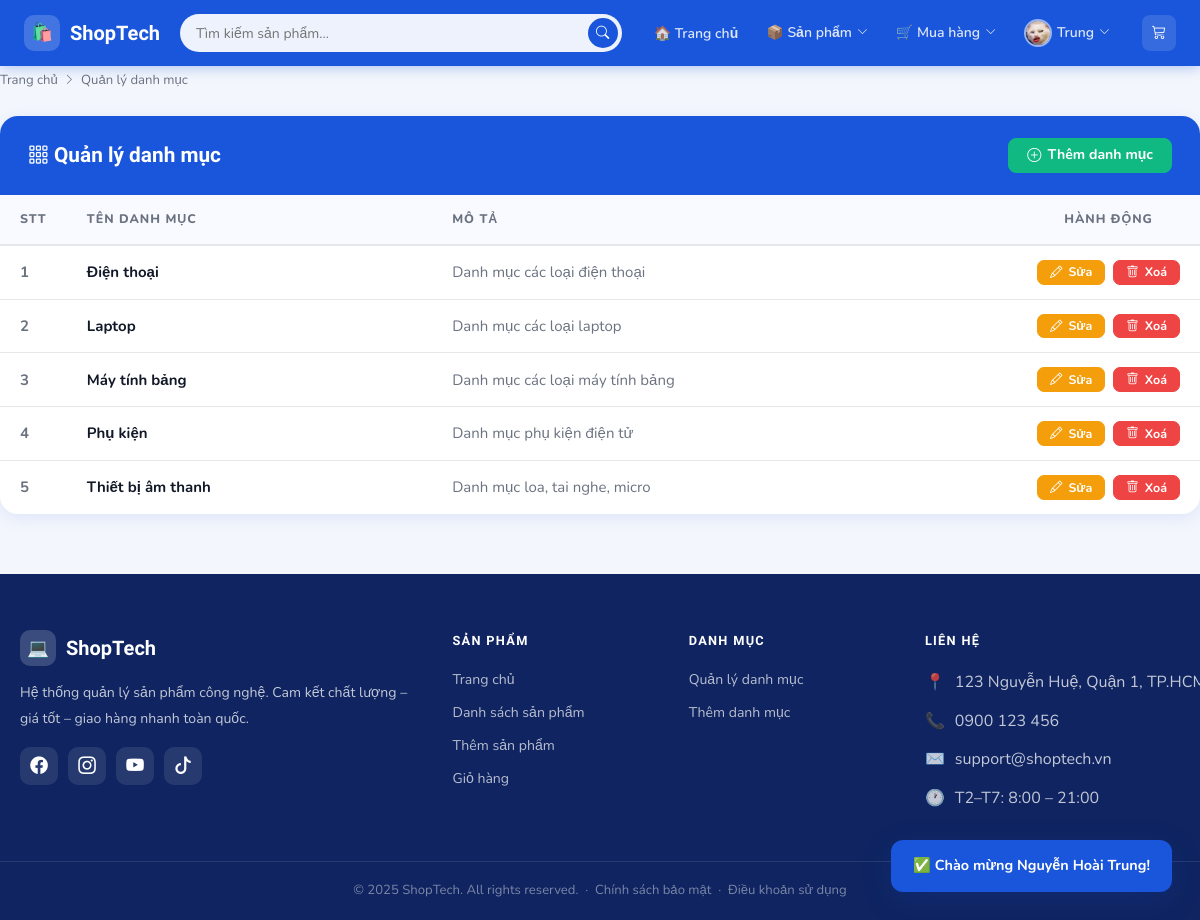
Screenshot of /Category/list (signed in) with the database file from the repository.
### tables this page shows
CREATE TABLE IF NOT EXISTS `category` (
  `id` int NOT NULL AUTO_INCREMENT,
  `name` varchar(100) NOT NULL,
  `description` text,
  PRIMARY KEY (`id`)
);

### app/controllers/CategoryController.php (called while the page is built, shortened)
<?php
require_once('app/config/database.php');
require_once('app/models/CategoryModel.php');
class CategoryController
{
    private $categoryModel;
    public function __construct()
    {
        $this->db = (new Database())->getConnection();
        $this->categoryModel = new CategoryModel($this->db);
    }
    public function list()
    {
        $categories = $this->categoryModel->getCategories();
        include 'app/views/category/list.php';
    }
}
?>

### index.php (called while the page is built, shortened)
<?php
$url = $_GET['url'] ?? 'product';
$url = rtrim($url, '/');
$url = filter_var($url, FILTER_SANITIZE_URL);
$url = explode('/', $url);
$action = isset($url[1]) && $url[1] != ''
    ? $url[1]
    : 'index';
$controller = new $controllerName();
call_user_func_array([$controller, $action], array_slice($url, 2));
?>

### app/config/database.php (called while the page is built, shortened)
<?php
class Database
{
    private $host = "localhost";
    private $db_name = "my_store";
    private $username = "root";
    private $password = "";
    public function getConnection()
    {
        $this->conn = null;
        try {
            $this->conn = new PDO(
                "mysql:host=" . $this->host . ";dbname=" . $this->db_name,
                $this->username,
                $this->password
            );
            $this->conn->exec("set names utf8");
        } catch (PDOException $exception) {
            echo "Connection error: " . $exception->getMessage();
        }
        return $this->conn;
    }
}

### app/models/CategoryModel.php (called while the page is built, shortened)
<?php
class CategoryModel
{
    private $conn;
    private $table_name = "category";
    public function __construct($db)
    {
        $this->conn = $db;
    }
    public function getCategories()
    {
        $query = "SELECT * FROM " . $this->table_name;
        $stmt = $this->conn->prepare($query);
        $stmt->execute();
        return $stmt->fetchAll(PDO::FETCH_OBJ);
    }
}
?>

### app/views/category/list.php (the view)
<?php include 'app/views/shares/header.php'; ?>
<div class="st-page-head fade-up">
  <div class="st-breadcrumb">
    <a href="/Product/">Trang chủ</a>
    <i class="bi bi-chevron-right" style="font-size:.7rem"></i>
    <span>Quản lý danh mục</span>
  </div>
</div>
<div class="st-table-card fade-up">
  <div class="st-table-header">
    <h1><i class="bi bi-grid-3x3-gap"></i> Quản lý danh mục</h1>
    <a href="/Category/add" class="btn btn-success">
      <i class="bi bi-plus-circle"></i> Thêm danh mục
    </a>
  </div>
  <?php if (empty($categories)): ?>
    <div class="st-empty">
      <div class="st-empty-icon">🗂️</div>
      <h3>Chưa có danh mục nào</h3>
      <p>Tạo danh mục đầu tiên để phân loại sản phẩm.</p>
      <a href="/Category/add" class="btn btn-primary mt-3">+ Thêm danh mục</a>
    </div>
  <?php else: ?>
  <table class="st-table">
    <thead>
      <tr>
        <th style="width:60px;">STT</th>
        <th>Tên danh mục</th>
        <th>Mô tả</th>
        <th style="width:160px;text-align:center;">Hành động</th>
      </tr>
    </thead>
    <tbody>
      <?php foreach ($categories as $i => $category): ?>
      <tr>
        <td style="color:var(--text-muted);font-weight:700;"><?php echo $i + 1; ?></td>
        <td>
          <span style="font-weight:700;color:var(--text-dark);">
            <?php echo htmlspecialchars($category->name, ENT_QUOTES, 'UTF-8'); ?>
          </span>
        </td>
        <td style="color:var(--text-muted);">
          <?php echo htmlspecialchars($category->description, ENT_QUOTES, 'UTF-8') ?: '—'; ?>
        </td>
        <td style="text-align:center;">
          <div style="display:flex;gap:8px;justify-content:center;">
            <a href="/Category/edit/<?php echo $category->id; ?>" class="btn btn-warning btn-sm">
              <i class="bi bi-pencil"></i> Sửa
            </a>
            <a href="/Category/delete/<?php echo $category->id; ?>" class="btn btn-danger btn-sm btn-delete-confirm">
              <i class="bi bi-trash"></i> Xoá
            </a>
          </div>
        </td>
      </tr>
      <?php endforeach; ?>
    </tbody>
  </table>
  <?php endif; ?>
</div>
<?php include 'app/views/shares/footer.php'; ?>

### public/css/style.css (style rules this page uses)
:root { --primary: #1a56db; --primary-dark: #1341b0; --primary-light: #e8f0fe; --accent: #f59e0b; --danger: #ef4444; --success: #10b981; --warning: #f59e0b; --text-dark: #111827; --text-muted: #6b7280; --bg-page: #f3f6fc; --bg-card: #ffffff; --border: #e5e7eb; --radius: 12px; --radius-lg: 18px; --shadow-sm: 0 1px 4px rgba(0,0,0,.06); --shadow-md: 0 4px 16px rgba(26,86,219,.10); --shadow-lg: 0 8px 32px rgba(26,86,219,.15); --transition: all .22s cubic-bezier(.4,0,.2,1); --navbar-h: 66px; --font-head: 'Sora', sans-serif; --font-body: 'Nunito', sans-serif; }
*, *::before, *::after { box-sizing: border-box; margin: 0; padding: 0; }
body { font-family: var(--font-body); background: var(--bg-page); color: var(--text-dark); font-size: 15px; line-height: 1.65; padding-top: var(--navbar-h); }
a { color: var(--primary); text-decoration: none; transition: var(--transition); }
h1,h2,h3,h4,h5,h6 { font-family: var(--font-head); font-weight: 700; }
.st-table-card { background: var(--bg-card); border-radius: var(--radius-lg); overflow: hidden; box-shadow: var(--shadow-md); }
.st-table-header { background: var(--primary); padding: 22px 28px; display: flex; align-items: center; justify-content: space-between; color: #fff; }
.st-table-header h1 { font-size: 1.3rem; margin: 0; }
.st-table { width: 100%; border-collapse: collapse; }
.st-table thead th { background: #f8faff; font-size: .78rem; font-weight: 800; letter-spacing: .08em; text-transform: uppercase; color: var(--text-muted); padding: 14px 20px; text-align: left; border-bottom: 2px solid var(--border); }
.st-table tbody tr { border-bottom: 1px solid var(--border); transition: var(--transition); }
.st-table tbody td { padding: 14px 20px; vertical-align: middle; }
.st-table tbody tr:last-child { border-bottom: none; }
.btn { display: inline-flex; align-items: center; justify-content: center; gap: 6px; font-family: var(--font-body); font-weight: 700; font-size: .88rem; padding: 9px 18px; border-radius: 8px; border: 1.5px solid transparent; cursor: pointer; transition: var(--transition); line-height: 1; }
.btn-success { background: var(--success); color: #fff; border-color: var(--success); }
.btn-warning { background: var(--warning); color: #fff; border-color: var(--warning); }
.btn-danger { background: var(--danger); color: #fff; border-color: var(--danger); }
.btn-sm { padding: 5px 12px; font-size: .78rem; border-radius: 7px; }
.st-page-head { display: flex; align-items: center; justify-content: space-between; margin-bottom: 24px; flex-wrap: wrap; gap: 12px; }
.st-breadcrumb { font-size: .82rem; color: var(--text-muted); margin-top: 4px; display: flex; align-items: center; gap: 6px; }
.st-breadcrumb a { color: var(--text-muted); }
.fade-up { animation: fadeUp .45s ease both; }

### rows the page displays
category: name "Điện thoại", description "Danh mục các loại điện thoại"
category: name "Laptop", description "Danh mục các loại laptop"
category: name "Máy tính bảng", description "Danh mục các loại máy tính bảng"
category: name "Phụ kiện", description "Danh mục phụ kiện điện tử"
category: name "Thiết bị âm thanh", description "Danh mục loa, tai nghe, micro"
